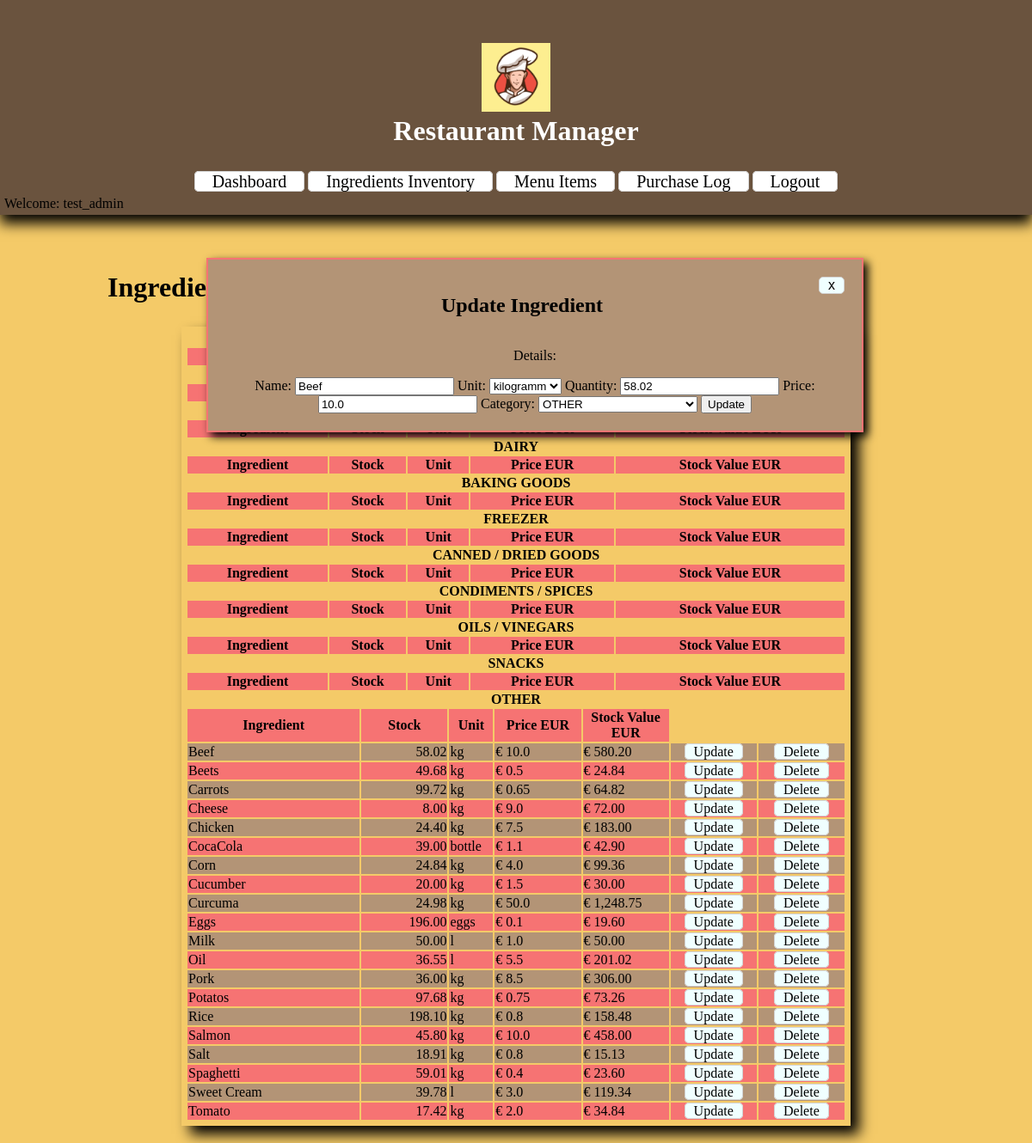
The page /ingredients/6/update/ (signed in) on the database its author committed.
### restaurantManager/models.py (models this page shows, shortened)
class Ingredient(models.Model):
    UNIT_TYPES = [
        ("l", "litre"),
        ("kg", "kilogramm"),
        ("bottle", "bottle"),
        ("eggs", "eggs")
    ]
    CATEGORIES = [
        ('FRESH PRODUCE', 'FRESH PRODUCE'),
        ('GRAINS', 'GRAINS'),
        ('MEAT / PROTEIN', 'MEAT / PROTEIN'),
        ('DAIRY', 'DAIRY'),
        ('BAKING GOODS', 'BAKING GOODS'),
        ('FREEZER', 'FREEZER'),
        ('CANNED / DRIED GOODS', 'CANNED / DRIED GOODS'),
        ('CONDIMENTS / SPICES', 'CONDIMENTS / SPICES'),
        ('OILS / VINEGARS', 'OILS / VINEGARS'),
        ('SNACKS', 'SNACKS'),
        ('OTHER', 'OTHER')
    ]
    name = models.CharField(unique = True, max_length=30)
    unit = models.CharField(max_length=10, choices=UNIT_TYPES)
    quantity = models.FloatField(default=0)
    price = models.FloatField(default=0)
    category = models.CharField(max_length=20, choices=CATEGORIES, default='OTHER')
    class Meta:
        ordering = ['name']
    def stock_value(self):
        return self.price * self.quantity

### restaurantManager/views.py (the view)
# urls.py: path('ingredients/<pk>/update/', views.UpdateIngredientView.as_view(), name='update_ingredient'),
class UpdateIngredientView(LoginRequiredMixin, UpdateView):
    model = Ingredient
    form_class = IngredientForm
    def get_context_data(self):
        context = super().get_context_data()
        context['ingredients'] = INGREDIENTS
        return context
    template_name = "restaurantManager/update_ingredient.html"

### restaurantManager/forms.py
class IngredientForm(forms.ModelForm):
    class Meta:
        model = Ingredient
        fields = "__all__"

### restaurantManager/templates/restaurantManager/update_ingredient.html (shortened to what this page needs)
{% extends 'restaurantManager/ingredients.html' %}
{% load static %}
{% block ingredient %}
    <div class="container">
        <h2 style="display: inline-block;">Update Ingredient</h2>
        <a class="close" href="{% url 'ingredients' %}">x</a>
        <p>Details:</p>
        <form method="POST">
            {{ form }}
            <input type="submit" value="Update" />
        </form>
    </div>
{% endblock %}

### restaurantManager/templates/restaurantManager/ingredients.html (shortened to what this page needs)
{% extends 'base.html' %}
{% load static %}
{% block content %}
    <table style="width: 100%;">
        <tr style="display: inline-block; width: 50%;">
            <td style="width: 100%;">
                <h1>Ingredients Inventory <a style="font-size: 14px; vertical-align: middle;" href="{% url 'create_ingredient' %}">Create New Ingredient</a></h1>
            </td>
        </tr>
        <tr style="display: inline-block; width: 50%;">
            <td style="display:block; text-align: right; padding-right: 20%">
                <p style="font-size: 18px;"><strong>Total stock value: € {{ total_value|floatformat:2 }}</strong></p>
            </td>
        </tr>
    </table>
    <div class="table-box">
        {% with item=ingredients|first %}
            {% for table in item.CATEGORIES %}
                <table class="list">
                    <caption><strong>{{ table.0 }}</strong></caption>
                    <tr>
                        <th>Ingredient</th>
                        <th>Stock</th>
                        <th>Unit</th>
                        <th>Price EUR</th>
                        <th>Stock Value EUR</th>
                    </tr>
                    {% for item in ingredients|dictsort:'name' %}
                        {% if item.category == table.0 %}
                        <tr>
                            <td style="width:20%;">{{ item.name }}</td>
                            <td style="width:10%; text-align: right;">{{ item.quantity|floatformat:2 }}</td>
                            <td style="width:5%;">{{ item.unit }}</td>
                            <td style="width:10%;">€ {{ item.price }}</td>
                            <td style="width:10%;">€ {{ item.stock_value|floatformat:2 }}</td>
                            <td style="width:10%; text-align: center;"><a href="{% url 'update_ingredient' item.pk %}">Update</a></td>
                            <td style="width:10%; text-align: center;"><a href="{% url 'delete_ingredient' item.pk %}">Delete</a></td>
                        </tr>
                        {% endif %}
                    {% endfor %}
                </table>
            {% endfor %}
        {% endwith %}
    </div>
    {% block ingredient %}
    {% endblock %}
{% endblock %}

### restaurantManager/templates/base.html (shortened to what this page needs)
{% load static %}
<!DOCTYPE html>
<html>
    <head>
        <link rel="stylesheet" type="text/css" href="{% static 'restaurantManager/style.css' %}" />
    </head>
    <body>
        <header style="box-shadow: 0px 10px 15px black;">
            <div class="logo">
                <img src="{% static 'restaurantManager/logo.png' %}" alt="Logo" width="80px" />
                <h1 style="color: white;">Restaurant Manager</h1>
            </div>
            <nav class="navbar">
                <a class="nav-item" href="{% url 'home' %}">Dashboard</a>
                <a class="nav-item" href="{% url 'ingredients' %}">Ingredients Inventory</a>
                <a class="nav-item" href="{% url 'menu_items' %}">Menu Items</a>
                <a class="nav-item" href="{% url 'purchases' %}">Purchase Log</a>
                {% if user.is_authenticated %}
                    <a class="nav-item" href="{% url 'logout' %}">Logout</a>
            </nav>
            <p style="margin: 5px 5px">Welcome: {{ user.get_username }}</p>
            {% endif %}
        </header>
        <main>
        {% block content %}
        {% endblock %}
        </main>
    </body>
</html>

### restaurantManager/static/restaurantManager/style.css (style rules this page uses)
html { width: 100vw; overflow-x: hidden; }
body { background-color: rgb(244, 202, 104); margin: 0; }
header { background-color: rgb(106, 83, 62); height: 150px; width: 100%; padding: 50px 0 50px 0; box-shadow: 5px 0px 3px black; }
.logo { display: block; width: 300px; height: 100px; margin: auto; text-align: center; }
.logo h1 { margin: 0 0; }
.navbar { width: auto; margin: 0 0; margin-top: 50px; background-color: rgb(106, 83, 62); text-align: center; }
a:link { text-decoration: none; color: black; background-color: azure; border: 1px solid lightgrey; border-radius: 5px; padding: 0 10px; }
.navbar a { text-decoration: none; padding: 0 20px; color: blueviolet; font-size: 20px; }
a.nav-item { background-color: white; color: black; }
.table-box { width: 80%; min-width: 520px; padding: 5px 5px; margin: auto; box-shadow: 10px 10px 15px black; }
main { padding: 40px 10%; }
.list { width: 100%; margin: auto; height: auto; }
.list tr:nth-child(even) { background-color:rgb(179, 148, 118); }
.list tr:nth-child(odd) { background-color:rgb(246, 115, 115); }
.container { position: absolute; left: 20%; top: 300px; height: auto; width: 60%; background-color: rgb(179, 148, 118); padding: 20px 20px; border: 2px solid rgb(246, 115, 115); box-shadow: 5px 5px 10px black; text-align: center; }
.close { font-family: Arial; float: right; vertical-align: middle; padding: 0 5px; }

### rows shown on the page
Ingredient: name "Beef", quantity "58.02", unit "kg", price "10.0", stock_value "580.20", unit "kilogramm", category "OTHER"
Ingredient: name "Beets", quantity "49.68", unit "kg", price "0.5", stock_value "24.84"
Ingredient: name "Carrots", quantity "99.72", unit "kg", price "0.65", stock_value "64.82"
Ingredient: name "Cheese", quantity "8.00", unit "kg", price "9.0", stock_value "72.00"
Ingredient: name "Chicken", quantity "24.40", unit "kg", price "7.5", stock_value "183.00"
Ingredient: name "CocaCola", quantity "39.00", unit "bottle", price "1.1", stock_value "42.90"
Ingredient: name "Corn", quantity "24.84", unit "kg", price "4.0", stock_value "99.36"
Ingredient: name "Cucumber", quantity "20.00", unit "kg", price "1.5", stock_value "30.00"
Ingredient: name "Curcuma", quantity "24.98", unit "kg", price "50.0", stock_value "1,248.75"
Ingredient: name "Eggs", quantity "196.00", unit "eggs", price "0.1", stock_value "19.60"
Ingredient: name "Milk", quantity "50.00", unit "l", price "1.0", stock_value "50.00"
Ingredient: name "Oil", quantity "36.55", unit "l", price "5.5", stock_value "201.02"
Ingredient: name "Pork", quantity "36.00", unit "kg", price "8.5", stock_value "306.00"
Ingredient: name "Potatos", quantity "97.68", unit "kg", price "0.75", stock_value "73.26"
Ingredient: name "Rice", quantity "198.10", unit "kg", price "0.8", stock_value "158.48"
Ingredient: name "Salmon", quantity "45.80", unit "kg", price "10.0", stock_value "458.00"
Ingredient: name "Salt", quantity "18.91", unit "kg", price "0.8", stock_value "15.13"
Ingredient: name "Spaghetti", quantity "59.01", unit "kg", price "0.4", stock_value "23.60"
Ingredient: name "Sweet Cream", quantity "39.78", unit "l", price "3.0", stock_value "119.34"
Ingredient: name "Tomato", quantity "17.42", unit "kg", price "2.0", stock_value "34.84"

### other values the page prints
{{ user.get_username }} "test_admin"
{{ table.0 }} "DAIRY" "BAKING GOODS" "FREEZER" "CANNED / DRIED GOODS" "CONDIMENTS / SPICES" "OILS / VINEGARS" "SNACKS" "OTHER"
